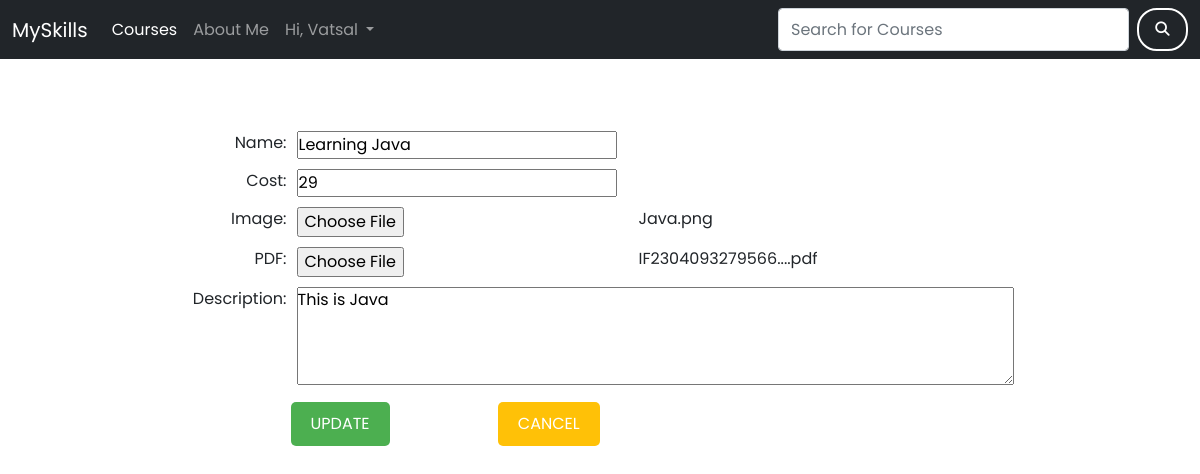
Screenshot of /courses/3/update/ (signed in) with the database file from the repository.
### accounts/models.py (models this page shows, shortened)
class CustomUser(AbstractBaseUser):
    email = models.EmailField(primary_key=True)
    first_name = models.CharField(max_length=150)
    last_name = models.CharField(max_length=150)
    is_verified = models.BooleanField(default=False)
    auth_token = models.CharField(max_length=255, default='')
    is_active = models.BooleanField(default=True)
    is_admin = models.BooleanField(default=False)
    is_staff = models.BooleanField(default=False)
    is_superuser = models.BooleanField(default=False)
    joining_date = models.DateTimeField(auto_now_add=True)
    objects = UserManager()
    USERNAME_FIELD = 'email'
    REQUIRED_FIELDS = ['first_name', 'last_name']
    class Meta:
        verbose_name="User"
        verbose_name_plural="Users"

### courses/models.py (models this page shows, shortened)
class Course(models.Model):
    name = models.CharField(max_length=200)
    cost = models.IntegerField()
    img = models.ImageField(upload_to="img/")
    description = models.TextField(max_length=150)
    added = models.DateTimeField(auto_now_add=True, blank=True)
    last_modified = models.DateTimeField(auto_now=True, blank=True)
    pdf_file = models.FileField(
        storage=FileSystemStorage(location=settings.MEDIA_ROOT),
        upload_to="pdf/",
        default=None)
    class Meta:
        ordering = ['-last_modified']

### courses/views.py (the view, shortened to what this page needs)
# urls.py: path('courses/<int:pk>/update/',views.update_course,name='update'),
def update_course(request, pk):
    if not request.user.is_authenticated or not request.user.is_superuser:
        messages.error(request,"You are not authorised")
        return redirect('courses')
    try:
        course = Course.objects.get(pk=pk)
        img_file_name = course.img.name.split("/")[-1]
        pdf_file_name = course.pdf_file.name.split("/")[-1]
        pdf_file_name, extension1 = os.path.splitext(pdf_file_name)
        pdf_file_name = truncate_text(pdf_file_name, 15) + extension1
        img_file_name, extension2 = os.path.splitext(img_file_name)
        img_file_name = truncate_text(img_file_name, 15) + extension2
        context = {
            "course": course,
            "pdf_file_name": pdf_file_name,
            "img_file_name": img_file_name
        }
        return render(request, 'courses/course_update.html', context)
    except Course.DoesNotExist:
        messages.error(request,"Invalid link")
        return redirect("courses")

### courses/views.py (called while the page is built)
def truncate_text(text, max_length):
    if len(text) > max_length:
        truncated_text = text[:max_length] + "..."
    else:
        truncated_text = text
    return truncated_text

### courses/templates/courses/course_update.html (shortened to what this page needs)
{% extends 'courses/base.html' %}
{% load static %}
{% block content %}
    <br/><br/><br/>
    <div class="form-container">
        <form method="post" enctype="multipart/form-data" action="{% url 'update' course.pk %}">
            <div class="form-field">
                <label for="name">Name:</label>
                <input type="text" id="name" name="name" value="{{ course.name }}" required>
            </div>
            <div class="form-field">
                <label for="cost">Cost:</label>
                <input type="number" id="cost" name="cost" min="0" value="{{ course.cost }}" required>
            </div>
            <div class="form-field">
                <label for="uploadimg">Image:</label>
                <input type="file" id="uploadimg" name="uploadimg" class="file-img-update">
                <span>{{img_file_name|safe}}</span>
            </div>
            <div class="form-field">
                <label for="pdfupload">PDF:</label>
                <input type="file" id="pdfupload" name="pdfupload" class="file-pdf-update">
                <span>{{pdf_file_name|safe}}</span>
            </div>
            <div class="form-field">
                <label for="description">Description:</label>
                <div class="textarea-container">
                    <textarea id="description" name="description" rows="4" cols="50" required>{{ course.description }}</textarea>
                </div>
            </div>
            <button type="submit" class="submit-button" name="update-button" value="update">Update</button>
            <button type="submit" class="cancel-button" name="update-button" value="cancel">Cancel</button>
        </form>
    </div>
{% endblock %}

### courses/templates/courses/base.html (shortened to what this page needs)
{% load static %}
<!DOCTYPE html>
<html lang="en">
  <head>
    <link
      href="https://cdn.jsdelivr.net/npm/bootstrap@5.0.2/dist/css/bootstrap.min.css"
      rel="stylesheet"
    />
    <link
      href="{% static 'fontawesomefree/css/fontawesome.css' %}"
      rel="stylesheet"
      type="text/css"
    />
    <link
      href="{% static 'fontawesomefree/css/brands.css' %}"
      rel="stylesheet"
      type="text/css"
    />
    <link
      href="{% static 'fontawesomefree/css/solid.css' %}"
      rel="stylesheet"
      type="text/css"
    />
    <link
      rel="stylesheet"
      type="text/css"
      href="{% static 'css/styles.css' %}"
    />
  </head>
  <body>
    <nav class="navbar navbar-expand-lg navbar-dark bg-dark">
      <div class="container-fluid">
        <a class="navbar-brand" href="#">MySkills</a>
        <div class="collapse navbar-collapse" id="navbarTogglerDemo02">
          <ul class="navbar-nav me-auto mb-2 mb-lg-0">
            <li class="nav-item">
              <a class="nav-link active" aria-current="page" href="{% url 'home' %}" >Courses</a>
            </li>
            <li class="nav-item">
              <a class="nav-link" href="{% url 'about-me' %}">About Me</a>
            </li>
            <li class="nav-item dropdown">
          <a class="nav-link dropdown-toggle" href="#" id="navbarDropdown" role="button" data-bs-toggle="dropdown" aria-expanded="false">
            {% if request.user.is_authenticated %}
            Hi, {{request.user.first_name}}
            {% else %}
            More
            {% endif %}
          </a>
        </li>
          </ul>
          <form class="d-flex" id="search-form" action="{% url 'search' %}" method="GET" autocomplete="off">
              <input class="form-control me-2" type="search" name="query" value="{{ query }}" placeholder="Search for Courses" aria-label="Search">
              <button class="btn btn-outline-light" type="submit"><i class="fa-solid fa-magnifying-glass"></i></button>
          </form>
        </div>
      </div>
    </nav>
    {% block content %}{% endblock content %}
  </body>
</html>

### static/css/styles.css (style rules this page uses)
* { padding: 0; margin: 0; box-sizing: border-box; }
body { font-family: "Poppins", sans-serif; }
.btn { border: none; font-size: 0.9rem; text-transform: uppercase; border: 2px solid #fff; border-radius: 20px; padding: 0.55rem 0; width: 100px; font-weight: 600; margin: 0; cursor: pointer; color: #fff; }
.form-container { display: flex; justify-content: center; }
.form-field { display: flex; margin-bottom: 10px; }
.form-field label { width: 100px; margin-right: 10px; text-align: right; }
.form-field .textarea-container { flex: 1; }
.form-field textarea { width: 100%; }
.submit-button { background-color: #4caf50; color: white; border: none; padding: 10px 20px; font-size: 16px; cursor: pointer; border-radius: 5px; transition: background-color 0.3s ease; margin-left: 6.5em; text-transform: uppercase; }
.cancel-button { background-color: #ffc107; color: white; border: none; padding: 10px 20px; font-size: 16px; cursor: pointer; border-radius: 5px; transition: background-color 0.3s ease; margin-left: 6.5em; text-transform: uppercase; }
.file-img-update, .file-pdf-update { color: transparent; }
.file-img-update::after { color: black; cursor: not-allowed; pointer-events: none; }
.file-pdf-update::after { color: black; cursor: not-allowed; pointer-events: none; }
button.btn.btn-outline-light[type="submit"] { width: 60px; }

### rows the page displays
CustomUser: user.first_name "Vatsal"
Course: name "Learning Java", cost "29", description "This is Java"

### other values shown
{{ img_file_name|safe }} "Java.png"
{{ pdf_file_name|safe }} "IF2304093279566....pdf"
